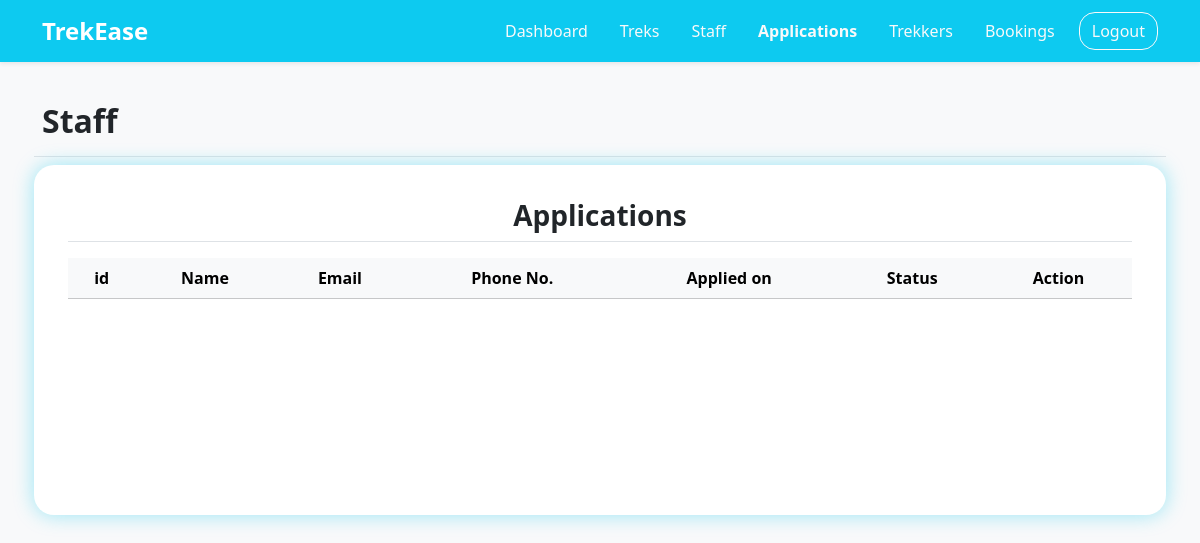
/pending_staff, run on an earlier commit of the app's database.
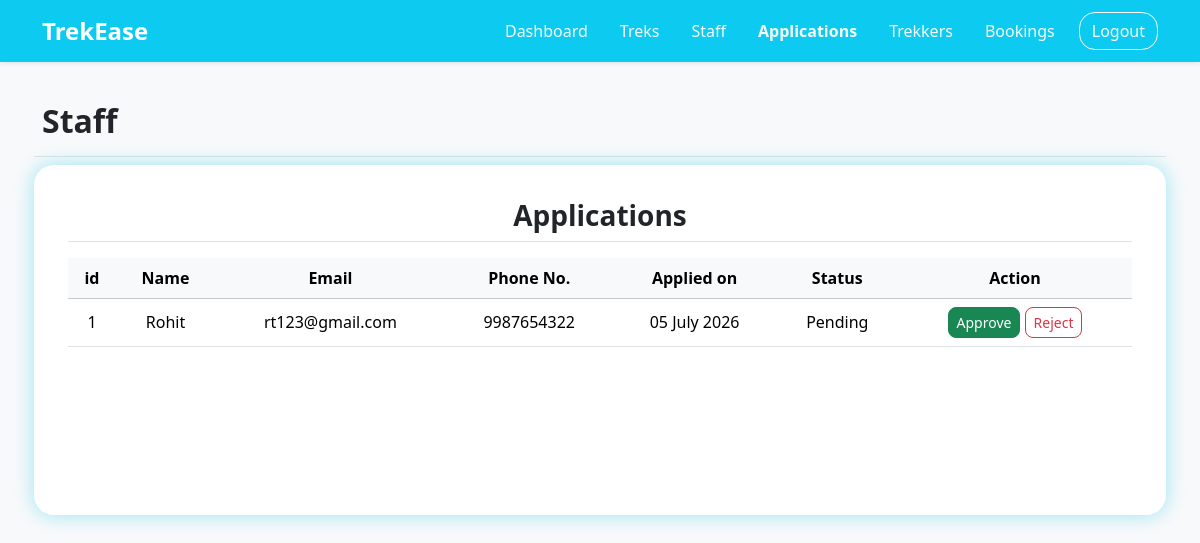
And on a later commit of the database.
### application/models.py (models this page shows)
class User(db.Model):
    __tablename__ = "user"
    id = db.Column(db.Integer(), primary_key=True)
    username = db.Column(db.String(30), unique=True, nullable=False)
    name = db.Column(db.String(30), nullable=False)
    email = db.Column(db.String(80), unique=True, nullable=False)
    password = db.Column(db.String, nullable=False)
    phone_no = db.Column(db.String(10), unique=True)
    status = db.Column(db.String, default="Active")
    role = db.Column(db.String, default="user", nullable=True)
    created_at = db.Column(db.Date, default=date.today)
    bookings = db.relationship("Booking", backref="user")
    assigned_trek = db.relationship("Trek", backref="staff")

### application/controllers.py (the view)
@app.route("/pending_staff")
def pending_staff():
    all_staff = User.query.filter(User.role == 'staff', User.status == 'Pending').all()
    return render_template("/admin/pending_staff.html",all_staff=all_staff)

### templates/admin/pending_staff.html (shortened to what this page needs)
<!DOCTYPE html>
<html lang="en">
<head>
    <link href="https://cdn.jsdelivr.net/npm/bootstrap@5.3.2/dist/css/bootstrap.min.css" rel="stylesheet">
    <link rel="stylesheet" href="/static/style.css">
</head>
<body class="d-flex flex-column min-vh-100 bg-light">
    <nav class="navbar navbar-expand-lg navbar-dark bg-info shadow-sm">
        <div class="container">
            <div class="navbar-brand ">
                <a class="navbar-brand fw-bold fs-4" href="admin_dashboard">TrekEase</a>
            </div>
                <ul class="nav align-items-center">
                    <li class="nav-item"><a class="nav-link active link-light" href="admin_dashboard">Dashboard</a></li>
                    <li class="nav-item"><a class="nav-link link-light" href="treks">Treks</a></li>
                    <li class="nav-item"><a class="nav-link link-light" href="staff">Staff</a></li>
                    <li class="nav-item"><a class="nav-link link-light fw-bold" href="#">Applications</a></li>
                    <li class="nav-item"><a class="nav-link link-light" href="users">Trekkers</a></li>
                    <li class="nav-item"><a class="nav-link link-light" href="bookings">Bookings</a></li>
                    <li class="nav-item ms-2">
                        <a href="/" class="btn btn-outline-light rounded-4 ">Logout</a>
                    </li>
                </ul>
            </div>
    </nav>
    <div class="container text-center">
        <div class="text-center mt-4">
            <div class="row my-4 g-3">
                <div class="d-flex justify-content-between align-items-center w-100 border-bottom mb-2 pb-2">
                    <h2 class="fw-semibold">Staff</h2>
                </div>
                <div class="admin-tables mb-4">
                    <h3 class="fw-semibold mb-3 border-bottom pb-2">Applications</h3>
                        <table class="table table-hover align-middle mb-0">
                            <thead class="text-center table-light sticky-top">
                                <tr>
                                    <th scope="col">id</th>
                                    <th scope="col">Name</th>
                                    <th scope="col">Email</th>
                                    <th scope="col">Phone No.</th>
                                    <th scope="col">Applied on</th>
                                    <th scope="col">Status</th>
                                    <th scope="col">Action</th>
                                </tr>
                            </thead>
                            <tbody class="text-center">
                                {% for staff in all_staff %}
                                <tr>
                                    <td>{{loop.index}}</td>
                                    <td>{{staff.name}}</td>
                                    <td>{{staff.email}}</td>
                                    <td>{{staff.phone_no}}</td>
                                    <td>{{staff.created_at.strftime("%d %B %Y")}}</td>
                                    <td>{{staff.status}}</td>
                                    <td>
                                        <a href="/admin_update/staff/approve/{{staff.id}}" class=" btn btn-success rounded-3 btn-sm ">Approve</a>
                                        <a href="/admin_update/staff/reject/{{staff.id}}" class="btn btn-outline-danger btn-sm rounded-3">Reject</a>
                                    </td>
                                </tr>
                                {% endfor %}
                            </tbody>
                        </table>
                    </div>
                </div>
            </div>
        </div>
</body>
</html>

What changed in the data, as far as the page shows it:
now on this page (row edited): User: name "Rohit", email "rt123@gmail.com", phone_no "9987654322", created_at "05 July 2026", status "Pending"
